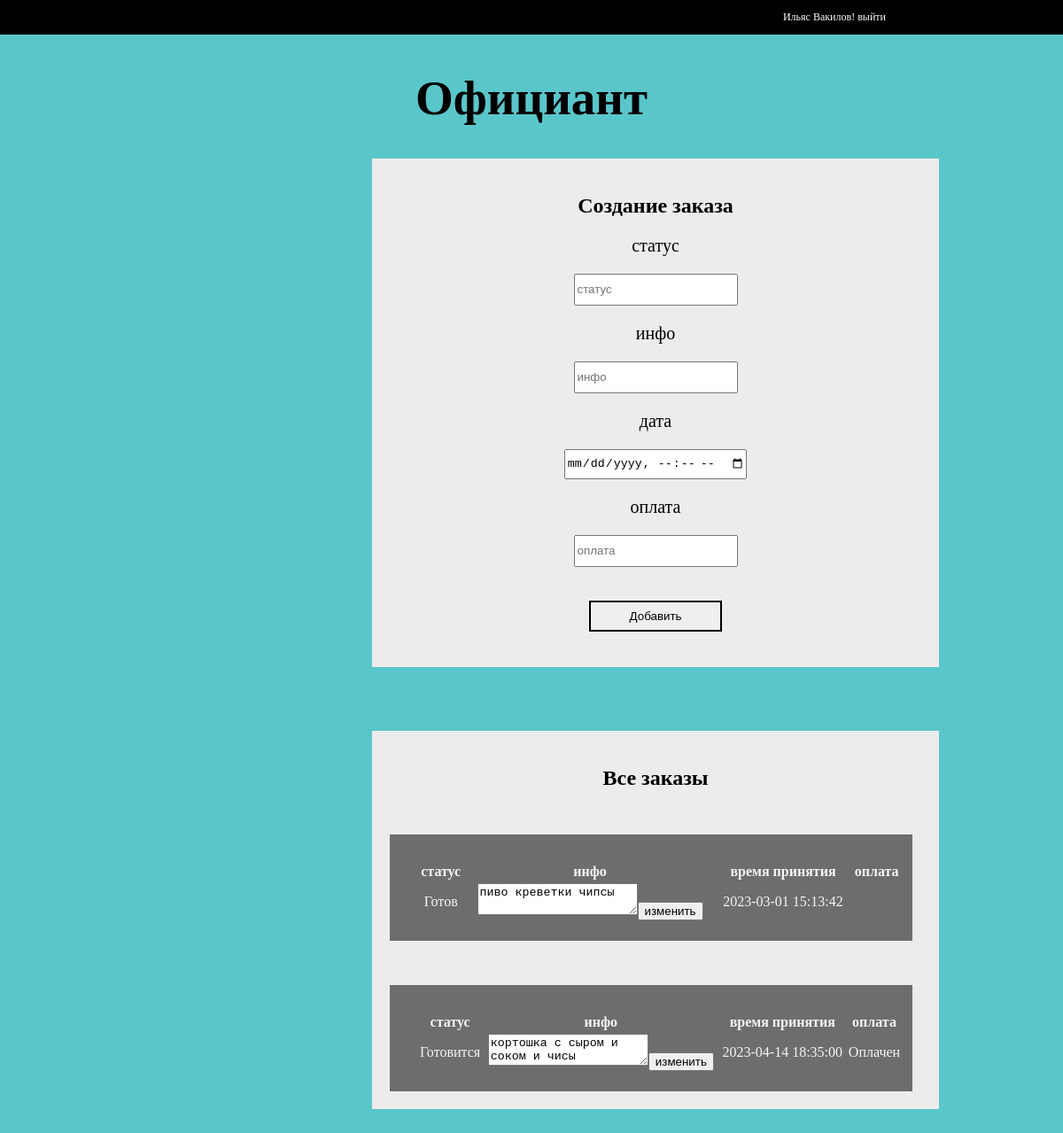
/registr/dashboard_off.php (signed in), run on the app's committed database.
### tables this page shows
CREATE TABLE `zakaz` (
  `id` int(11) NOT NULL,
  `status` varchar(25) NOT NULL,
  `info` varchar(500) NOT NULL,
  `date` datetime NOT NULL,
  `status_oplata` varchar(50) NOT NULL
);

### registr/dashboard_off.php (the view, shortened to what this page needs)
<!DOCTYPE html>
<html lang="en">
<head>
    <link rel="stylesheet" href="style.css">
</head>
<body>
<header>
        <p> <?php echo  $_SESSION['name']." ". $_SESSION['surname'];?>!
        <a href="logout.php" class="close-ses">выйти</a></p>
        </header>
    <h1>Официант</h1>
    <?php
    require('db.php');
    ?>
    <form action="" method="post" class="form"  id="form-add" >
        <H2>Создание заказа</H2>
        <p>статус</p>
        <input type="text" class="txt_inp" name="status" placeholder="статус">
        <p>инфо</p>
        <input type="text" class="txt_inp" name="info" placeholder="инфо"><br>
        <p>дата</p>
        <input type="datetime-local" class="txt_inp" name="date" placeholder="дата">
        <p>оплата</p>
        <input type="text" class="txt_inp" name="oplata" placeholder="оплата"><br>
        <br>
        <input type="submit" value="Добавить" class="btn-vxod"  name="akaz" >
        </form>
<br><br><br><br>
    <div  class="form" >
        <H2>Все заказы</H2>
<?php
   $query= "SELECT * FROM `zakaz`";
   $result = mysqli_query($con, $query) or die;
   for($data = []; $row = mysqli_fetch_assoc($result); $data[]=$row){
    $i++;
   }
   foreach($data as $elem){
    $idd_info = $elem['id'];
        echo "<div class='smena-block'>";
        echo "<table class='t-zakaz'>";
        echo "<th>статус</th>";
        echo "<th>инфо</th>";
        echo "<th>время принятия</th>";
        echo "<th>оплата</th>";
        echo "<tr>";
        echo "<td>".$elem['status']."</td>";
        echo "<td>"."<form method='POST'><textarea name='info_zak'>".$elem['info']."</textarea><input type='submit' value='изменить' name='$idd_info-2'></form>"."</td>";
        echo "<td>".$elem['date']."</td>";
        echo "<td>".$elem['status_oplata']."</td>";
        echo "</tr>";
        echo "</table>";
        echo "</div>";
    }
?>
</div>
        <br><br><br><br>
</body>
</html>

### registr/style.css (style rules this page uses)
body { margin: 0; padding: 0; background: rgb(89, 198, 202); }
h1 { text-align: center; font-size: 55px; }
.form { text-align: center; width: 600px; display: block; margin: 0 35% 0 35%; padding: 20px; background: rgb(236, 236, 236); }
.form>p { font-size: 20px; }
.txt_inp { height: 30px; }
.btn-vxod { width: 150px; height: 35px; margin: 20px; border: 2px solid black; }
header { width: 100%; margin: 0 0 5vh 0; display: flex; justify-content: right; background-color: black; }
header>p { color: white; font-size: 1vw; padding-right: 200px; }
.close-ses { color: white; text-decoration: none; }
#form-add { display: block; }
.t-zakaz { width: 550px; margin: 20px; }
.smena-block { width: 570px; padding: 10px; margin-top: 50px; height: 100px; color: whitesmoke; background: rgba(12, 12, 12, 0.562); }

### data on the page
zakaz: status "Готов", info_zak "пиво креветки чипсы", date "2023-03-01 15:13:42"
zakaz: status "Готовится", info_zak "кортошка с сыром и соком и чисы", date "2023-04-14 18:35:00", status_oplata "Оплачен"

### other printed values
$_SESSION['name'] "Ильяс"
$_SESSION['surname'] "Вакилов"
